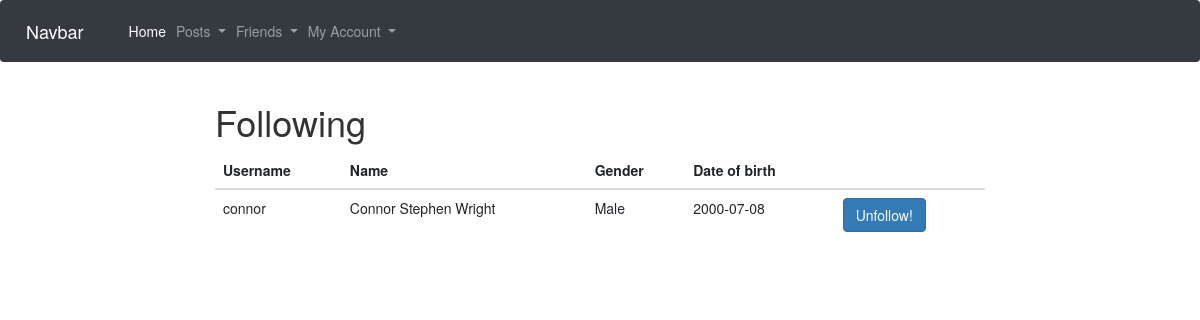
/following (signed in), run on the app's committed database.
### app/models.py (models this page shows, shortened)
class User(UserMixin, db.Model):
    id = db.Column(db.Integer, primary_key=True)
    name = db.Column(db.String(120))
    username = db.Column(db.String(64), index=True, unique=True)
    password = db.Column(db.String(128))
    dob = db.Column(db.Date)
    gender = db.Column(db.String(20))
    posts = db.relationship('Post', backref='author', lazy='dynamic')
    friends = db.relationship('User',
                            secondary=friendship,
                            primaryjoin=id==friendship.c.user_id,
                            secondaryjoin=id==friendship.c.friend_id)

### app/views.py (the view)
@app.route('/following', methods=['GET', 'POST'])
@login_required
def following():
    following = current_user.friends
    return render_template('following.html', title="All Users", users=following)

### app/models.py (called while the page is built)
@login.user_loader
def load_user(id):
    return User.query.get(int(id))

### app/templates/following.html
{% extends "base.html" %}
{% block content %}
<h1>Following</h1>
<table class="table">
    <thead>
      <tr>
        <th>Username</th>
        <th>Name</th>
        <th>Gender</th>
        <th>Date of birth</th>
        <th></th>
      </tr>
    </thead>
    <tbody>
    {% for user in users %}
    <tr>
      <td>{{user.username}}</td>
      <td>{{user.name}}</td>
      <td>{{user.gender}}</td>
      <td>{{user.dob}}</td>
      <td><a href="/unfollow/{{user.id}}"><button type="button" class="btn btn-primary">Unfollow!</button></a></td>
    </tr>
    {% endfor %}
  </tbody>
</table>
{% endblock %}

### data on the page
User: username "connor", name "Connor Stephen Wright", gender "Male", dob "2000-07-08"
